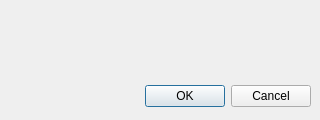
<?xml version="1.0" encoding="UTF-8"?>
<ui version="4.0">
 <class>Dialog</class>
 <widget class="QDialog" name="Dialog">
  <property name="geometry">
   <rect>
    <x>0</x>
    <y>0</y>
    <width>320</width>
    <height>120</height>
   </rect>
  </property>
  <property name="windowTitle">
   <string>Dialog</string>
  </property>
  <widget class="QDialogButtonBox" name="buttonBox">
   <property name="geometry">
    <rect>
     <x>10</x>
     <y>80</y>
     <width>301</width>
     <height>32</height>
    </rect>
   </property>
   <property name="orientation">
    <enum>Qt::Horizontal</enum>
   </property>
   <property name="standardButtons">
    <set>QDialogButtonBox::Cancel|QDialogButtonBox::Ok</set>
   </property>
  </widget>
 </widget>
 <resources/>
 <connections>
  <connection>
   <sender>buttonBox</sender>
   <signal>accepted()</signal>
   <receiver>Dialog</receiver>
   <slot>accept()</slot>
   <hints>
    <hint type="sourcelabel">
     <x>248</x>
     <y>254</y>
    </hint>
    <hint type="destinationlabel">
     <x>157</x>
     <y>274</y>
    </hint>
   </hints>
  </connection>
  <connection>
   <sender>buttonBox</sender>
   <signal>rejected()</signal>
   <receiver>Dialog</receiver>
   <slot>reject()</slot>
   <hints>
    <hint type="sourcelabel">
     <x>316</x>
     <y>260</y>
    </hint>
    <hint type="destinationlabel">
     <x>286</x>
     <y>274</y>
    </hint>
   </hints>
  </connection>
 </connections>
</ui>
